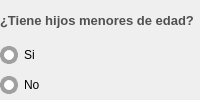
              <widget class="QFrame" name="frame">
               <property name="styleSheet">
                <string notr="true">border:none;
background:none;</string>
               </property>
               <layout class="QVBoxLayout" name="espacio_para_inputs_cuantos_hijos_tiene">
                <property name="spacing">
                 <number>0</number>
                </property>
                <property name="leftMargin">
                 <number>0</number>
                </property>
                <property name="topMargin">
                 <number>0</number>
                </property>
                <property name="rightMargin">
                 <number>0</number>
                </property>
                <property name="bottomMargin">
                 <number>0</number>
                </property>
                <item>
                 <widget class="QLabel" name="label_tiene_hijos">
                  <property name="minimumSize">
                   <size>
                    <width>0</width>
                    <height>40</height>
                   </size>
                  </property>
                  <property name="maximumSize">
                   <size>
                    <width>16777215</width>
                    <height>40</height>
                   </size>
                  </property>
                  <property name="font">
                   <font>
                    <family>Arial</family>
                    <pointsize>10</pointsize>
                    <weight>75</weight>
                    <bold>true</bold>
                   </font>
                  </property>
                  <property name="styleSheet">
                   <string notr="true">QLabel{
	
	color: rgb(80, 80, 80);

	border-color: #ffffff;


}
</string>
                  </property>
                  <property name="text">
                   <string>¿Tiene hijos menores de edad?</string>
                  </property>
                  <property name="scaledContents">
                   <bool>false</bool>
                  </property>
                  <property name="wordWrap">
                   <bool>true</bool>
                  </property>
                 </widget>
                </item>
                <item alignment="Qt::AlignTop">
                 <widget class="QRadioButton" name="input_si">
                  <property name="enabled">
                   <bool>false</bool>
                  </property>
                  <property name="minimumSize">
                   <size>
                    <width>0</width>
                    <height>30</height>
                   </size>
                  </property>
                  <property name="maximumSize">
                   <size>
                    <width>40</width>
                    <height>16777215</height>
                   </size>
                  </property>
                  <property name="styleSheet">
                   <string notr="true">QRadioButton{

	
	font: 75 10pt &quot;Arial&quot;;
	border-color:#ffffff;

}

/* Estilo para RadioButtons deshabilitados que parezcan habilitados */
QRadioButton:disabled {
    color: palette(text);  /* Mantiene el color de texto normal */
}

QRadioButton::indicator:disabled {
    /* Estilo igual que el indicador normal */
    border: 4px solid #A0A0A0;
    border-radius: 9px;
    background-color: #FFFFFF;
	width: 10px;   /* Tamaño del círculo */
    height:10px;  /* Tamaño del círculo */
	

}

QRadioButton::indicator:checked:disabled {
    border: 5px solid #0078D7;
    background-color: #FFFFFF;
    image: url(:/qss_icons/rc/radio_checked.png);  /* Mantiene el punto de selección */

}</string>
                  </property>
                  <property name="text">
                   <string>Si</string>
                  </property>
                  <property name="checkable">
                   <bool>true</bool>
                  </property>
                  <property name="checked">
                   <bool>false</bool>
                  </property>
                  <property name="autoRepeat">
                   <bool>false</bool>
                  </property>
                  <property name="autoExclusive">
                   <bool>true</bool>
                  </property>
                 </widget>
                </item>
                <item alignment="Qt::AlignTop">
                 <widget class="QRadioButton" name="input_no">
                  <property name="enabled">
                   <bool>false</bool>
                  </property>
                  <property name="minimumSize">
                   <size>
                    <width>0</width>
                    <height>30</height>
                   </size>
                  </property>
                  <property name="maximumSize">
                   <size>
                    <width>45</width>
                    <height>16777215</height>
                   </size>
                  </property>
                  <property name="styleSheet">
                   <string notr="true">QRadioButton{

	
	font: 75 10pt &quot;Arial&quot;;
	border-color:#ffffff;

}

/* Estilo para RadioButtons deshabilitados que parezcan habilitados */
QRadioButton:disabled {
    color: palette(text);  /* Mantiene el color de texto normal */
}

QRadioButton::indicator:disabled {
    /* Estilo igual que el indicador normal */
    border: 4px solid #A0A0A0;
    border-radius: 9px;
    background-color: #FFFFFF;
	width: 10px;   /* Tamaño del círculo */
    height:10px;  /* Tamaño del círculo */
	

}

QRadioButton::indicator:checked:disabled {
    border: 5px solid #0078D7;
    background-color: #FFFFFF;
    image: url(:/qss_icons/rc/radio_checked.png);  /* Mantiene el punto de selección */

}</string>
                  </property>
                  <property name="text">
                   <string>No</string>
                  </property>
                  <property name="checkable">
                   <bool>true</bool>
                  </property>
                  <property name="checked">
                   <bool>false</bool>
                  </property>
                  <property name="autoRepeat">
                   <bool>false</bool>
                  </property>
                 </widget>
                </item>
               </layout>
              </widget>
